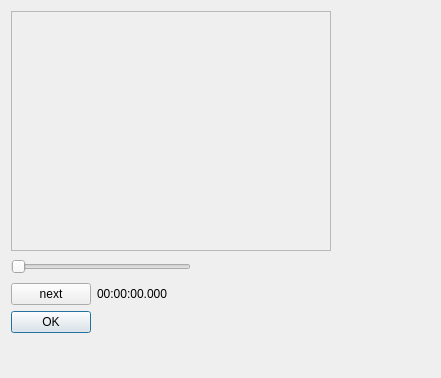
<?xml version="1.0" encoding="UTF-8"?>
<ui version="4.0">
 <class>seekablePreviewDialog</class>
 <widget class="QDialog" name="seekablePreviewDialog">
  <property name="geometry">
   <rect>
    <x>0</x>
    <y>0</y>
    <width>441</width>
    <height>378</height>
   </rect>
  </property>
  <property name="sizePolicy">
   <sizepolicy hsizetype="Expanding" vsizetype="Fixed">
    <horstretch>0</horstretch>
    <verstretch>0</verstretch>
   </sizepolicy>
  </property>
  <property name="windowTitle">
   <string>Preview</string>
  </property>
  <layout class="QFormLayout" name="formLayout">
   <item row="0" column="0">
    <layout class="QVBoxLayout" name="verticalLayout">
     <item>
      <layout class="QHBoxLayout" name="horizontalLayout_3">
       <item>
        <widget class="QFrame" name="frame">
         <property name="minimumSize">
          <size>
           <width>320</width>
           <height>240</height>
          </size>
         </property>
         <property name="frameShape">
          <enum>QFrame::StyledPanel</enum>
         </property>
         <property name="frameShadow">
          <enum>QFrame::Raised</enum>
         </property>
        </widget>
       </item>
       <item>
        <spacer name="horizontalSpacer_3">
         <property name="orientation">
          <enum>Qt::Horizontal</enum>
         </property>
         <property name="sizeHint" stdset="0">
          <size>
           <width>40</width>
           <height>20</height>
          </size>
         </property>
        </spacer>
       </item>
      </layout>
     </item>
     <item>
      <layout class="QHBoxLayout" name="horizontalLayout_2">
       <item>
        <widget class="QSlider" name="horizontalSlider">
         <property name="orientation">
          <enum>Qt::Horizontal</enum>
         </property>
        </widget>
       </item>
       <item>
        <spacer name="horizontalSpacer_2">
         <property name="orientation">
          <enum>Qt::Horizontal</enum>
         </property>
         <property name="sizeHint" stdset="0">
          <size>
           <width>40</width>
           <height>20</height>
          </size>
         </property>
        </spacer>
       </item>
      </layout>
     </item>
     <item>
      <layout class="QHBoxLayout" name="horizontalLayout">
       <property name="sizeConstraint">
        <enum>QLayout::SetFixedSize</enum>
       </property>
       <item>
        <widget class="QPushButton" name="next">
         <property name="sizePolicy">
          <sizepolicy hsizetype="Fixed" vsizetype="Fixed">
           <horstretch>0</horstretch>
           <verstretch>0</verstretch>
          </sizepolicy>
         </property>
         <property name="text">
          <string>next</string>
         </property>
        </widget>
       </item>
       <item>
        <widget class="QLabel" name="label">
         <property name="text">
          <string>00:00:00.000</string>
         </property>
        </widget>
       </item>
       <item>
        <spacer name="horizontalSpacer">
         <property name="orientation">
          <enum>Qt::Horizontal</enum>
         </property>
         <property name="sizeHint" stdset="0">
          <size>
           <width>40</width>
           <height>20</height>
          </size>
         </property>
        </spacer>
       </item>
      </layout>
     </item>
    </layout>
   </item>
   <item row="1" column="0">
    <widget class="QDialogButtonBox" name="buttonBox">
     <property name="orientation">
      <enum>Qt::Horizontal</enum>
     </property>
     <property name="standardButtons">
      <set>QDialogButtonBox::Ok</set>
     </property>
    </widget>
   </item>
  </layout>
 </widget>
 <resources/>
 <connections>
  <connection>
   <sender>buttonBox</sender>
   <signal>accepted()</signal>
   <receiver>seekablePreviewDialog</receiver>
   <slot>accept()</slot>
   <hints>
    <hint type="sourcelabel">
     <x>207</x>
     <y>306</y>
    </hint>
    <hint type="destinationlabel">
     <x>207</x>
     <y>177</y>
    </hint>
   </hints>
  </connection>
 </connections>
</ui>
